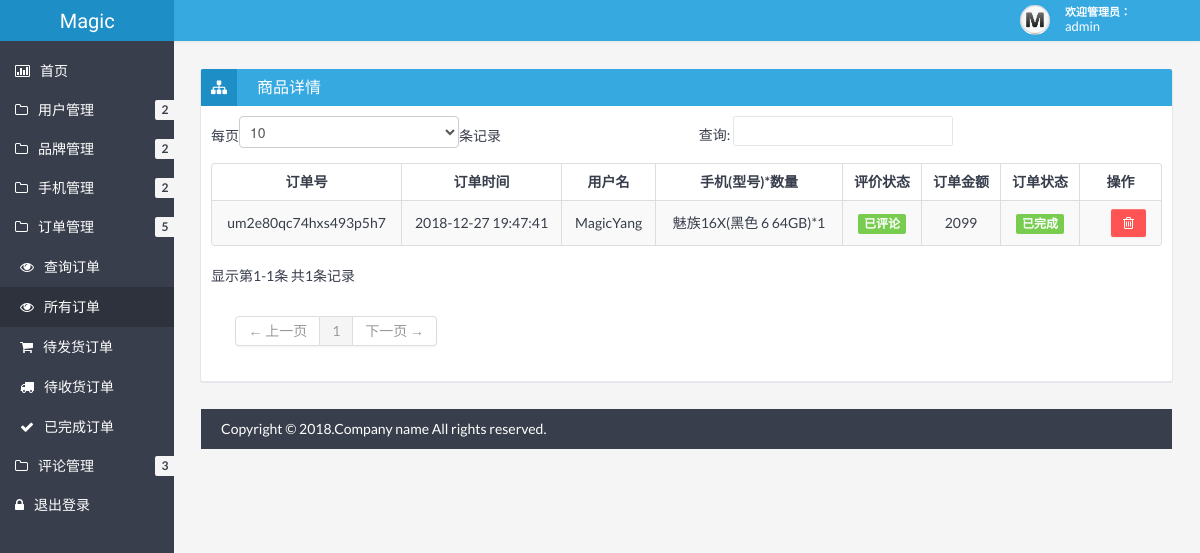
Page /admin/showOrder.php?method=check&state=3 (signed in) on the committed database.
### tables this page shows
CREATE TABLE `user` (
  `uid` int(11) NOT NULL AUTO_INCREMENT COMMENT '用户id',
  `uname` varchar(20) DEFAULT NULL COMMENT '用户名',
  `password` varchar(20) DEFAULT NULL COMMENT '密码',
  `phone` varchar(13) DEFAULT NULL COMMENT '手机号',
  `email` varchar(30) DEFAULT NULL COMMENT '邮箱',
  `state` tinyint(4) DEFAULT '1' COMMENT '状态',
  `level` tinyint(4) DEFAULT '0' COMMENT '权限',
  PRIMARY KEY (`uid`)
);

CREATE TABLE `orders` (
  `oid` varchar(20) NOT NULL COMMENT '订单号',
  `odate` datetime NOT NULL COMMENT '订单产生时间',
  `uid` int(11) NOT NULL COMMENT '用户id',
  `goodslist` mediumtext NOT NULL COMMENT '商品列表｛gid：商品id，gnum：购买商品数量｝',
  `state` tinyint(1) NOT NULL COMMENT '订单状态',
  `money` double NOT NULL COMMENT '订单总金额',
  `aid` int(11) DEFAULT NULL COMMENT '地址id',
  PRIMARY KEY (`oid`),
  KEY `uid` (`uid`),
  KEY `aid` (`aid`),
  CONSTRAINT `orders_ibfk_1` FOREIGN KEY (`uid`) REFERENCES `user` (`uid`),
  CONSTRAINT `orders_ibfk_2` FOREIGN KEY (`aid`) REFERENCES `address` (`aid`)
);

CREATE TABLE `goods` (
  `gid` int(11) NOT NULL AUTO_INCREMENT COMMENT '商品id',
  `gname` varchar(20) NOT NULL COMMENT '商品名称',
  `introduction` varchar(100) NOT NULL COMMENT '商品详情',
  `picture` varchar(100) NOT NULL DEFAULT '\\php\\admin\\img\\goods\\default.jpg' COMMENT '商品图片地址',
  `cid` int(11) NOT NULL COMMENT '商品类别',
  `type` mediumtext NOT NULL COMMENT '商品型号',
  PRIMARY KEY (`gid`)
);

### admin/checkLogin.php (called while the page is built, shortened)
<?php
	if(!isset($_SESSION["uid"])){
		echo '<script language="javascript">location.href="login.php"</script>';
	}else{
		$uid = $_SESSION['uid'];
    	$sql = 'select * from user where uid='.$uid;
    	$res = mysql_query($sql);
    	$row = mysql_fetch_array($res);
    	$username = $row['uname'];
	}
?>

### admin/showOrder.php (the view, shortened to what this page needs)
<?php
	include "checkLogin.php";
    $con = mysql_connect("118.89.24.240","php","123456");
    if(isset($_GET['method'])){
    	if($_GET['method']=="check"){
    		if($_GET['state']==3){
    		  $sql = 'select * from orders';
    		  $res = mysql_query($sql,$con);
    		}else{
    		  $sql = 'select * from orders where state='.$_GET['state'];
    		  $res = mysql_query($sql,$con);
    		}
    	}
    }
 ?>
<!DOCTYPE html>
<html lang="en">
<head>
	<link href="css/bootstrap.min.css" rel="stylesheet" />
	<link href="css/bootstrap-responsive.min.css" rel="stylesheet" />
	<link href="css/style.min.css" rel="stylesheet" />
	<link href="css/style-responsive.min.css" rel="stylesheet" />
	<link href="css/retina.css" rel="stylesheet" />
<meta http-equiv="Content-Type" content="text/html; charset=utf-8" /></head>
<body>
		<?php include "header.php" ?>
		<div class="container-fluid-full">
		<div class="row-fluid">
			<?php include "banner.php" ?>
			<div id="content" class="span10">
			<div class="row-fluid">
				<div class="box span12">
					<div class="box-header" data-original-title="">
						<h2><i class="icon-sitemap"></i><span class="break"></span>商品详情</h2>
					</div>
					<div class="box-content">
						<table class="table table-striped table-bordered bootstrap-datatable datatable">
						  <thead>
							  <tr>
							  	  <th style="text-align:center;">订单号</th>
							 	  <th style="text-align:center;">订单时间</th>
							  	  <th style="text-align:center;">用户名</th>
							  	  <th style="text-align:center;">手机(型号)*数量</th>
							  	  <th style="text-align:center;">评价状态</th>
								  <th style="text-align:center;">订单金额</th>
								  <th style="text-align:center;">订单状态</th>
								  <th style="text-align:center;">操作</th>
							  </tr>
						  </thead>
						  <tbody>
						  <?php
						  while ($row = mysql_fetch_assoc($res)){
						  	if($row['state']==0){
						  		$tip="label-important";
						  		$state="待发货";
						  	}else if($row['state']==1){
						  		$tip="label-warning";
						  		$state="待收货";
						  	}else{
						  		$tip="label-success";
						  		$state="已完成";
						  	}
							$json_url = $row['goodslist'];
							$goodslist = URLdecode($json_url);
						    $json_data = json_decode($goodslist);
							$item_num = count($json_data);
						    $order = array();
						    foreach((array)$json_data as $item){
						    	$sqls = 'select * from goods where gid = '.$item->gid;
						    	$ress = mysql_query($sqls);
						    	$rows = mysql_fetch_assoc($ress);
						    	if($item->check==0){
						    		$check = '已评论';
						    		$tip2 = 'label-success';
						    	}
						    	else{
						    		$check = '未评论';
						    		$tip2 = 'label-important';
						    	}
							    $goods = array(
							        'gname' => $rows['gname'],
							        'gnum' => $item->gnum,
							        'type' => $item->type,
							        'check' => $check,
							        'tip' => $tip2
						    	);
							    array_push($order,$goods);
							}
						  		$uid = $row['uid'];
								$sqls = 'select * from user where uid = '.$uid;
							    		$ress = mysql_query($sqls);
							    		$rows = mysql_fetch_assoc($ress);
							    $uname = $rows['uname'];
							    $oid = $row['oid'];
								$odate = $row['odate'];
								$money = $row['money'];
						  	echo '
							<tr>
								<td style="text-align:center;vertical-align:middle;" class="center">'.$oid.'</td>
								<td style="text-align:center;vertical-align:middle;" class="center">'.$odate.'</td>
								<td style="text-align:center;vertical-align:middle;" class="center">'.$uname.'</td>
								<td style="text-align:center;vertical-align:middle;" class="center">';
   							foreach($order as $k=>$goods){
   								if($goods["gname"])
						       		echo $goods["gname"]."(".$goods["type"].")*".$goods['gnum']."<br>";
						    }
							echo '
								</td>
								<td style="text-align:center;vertical-align:middle;" class="center">';
								for($i=0;$i<$item_num;$i++)
									echo '<span class="label '.$goods["tip"].'">'.$goods["check"].'</span><br>';
							echo '
								</td>
								<td style="text-align:center;vertical-align:middle;" class="center">'.$money.'</td>
								<td style="text-align:center;vertical-align:middle;" class="center">
									<span class="label '.$tip.'">'.$state.'</span>
								</td>
								<td style="text-align:center;vertical-align:middle;" class="center"> ';
							echo '
									</a>&nbsp;&nbsp;&nbsp;&nbsp;&nbsp;
									<a class="btn btn-danger" href="showOrder.php?method=del&oid='.$row['oid'].'&state='.$row['state'].'">
										<i class="icon-trash "></i>
									</a>
								</td>
							</tr>
							';
						}?>
						  </tbody>
					  </table>
					</div>
				</div>
			</div>
		<?php include "footer.php" ?>
	</div>
</body>
</html>

### admin/header.php
<?php
	echo '
	<div class="navbar">
		<div class="navbar-inner">
			<div class="container-fluid">
				<a class="btn btn-navbar" data-toggle="collapse" data-target=".top-nav.nav-collapse,.sidebar-nav.nav-collapse">
					<span class="icon-bar"></span>
					<span class="icon-bar"></span>
					<span class="icon-bar"></span>
				</a>
				<div class="row-fluid">
				<a class="brand span2" href="index.php"><span>Magic</span></a>
				</div>
				<div class="nav-no-collapse header-nav">
					<ul class="nav pull-right">
						<li class="dropdown">
							<a class="btn account dropdown-toggle" data-toggle="dropdown" href="#">
								<div class="avatar"><img src="/php/admin/img/avatar.jpg" alt="Avatar" /></div>
								<div class="user">
									<span class="hello">欢迎管理员：&nbsp;&nbsp;&nbsp;&nbsp;&nbsp;&nbsp;&nbsp;&nbsp;&nbsp;</span>
									<span class="name">'.$username.'</span>
								</div>
							</a>
							<ul class="dropdown-menu">
								<li class="dropdown-menu-title">
								</li>
								<li><a href="login.php?method=del"><i class="icon-off"></i> 退出登录</a></li>
							</ul>
						</li>
					</ul>
				</div>
			</div>
		</div>
	</div>
	';
 ?>

### admin/css/halflings.css (style rules this page uses)
html, html .halflings { -webkit-font-smoothing: antialiased !important; }

### rows in the picture
user: uname "admin"
orders: oid "um2e80qc74hxs493p5h7", odate "2018-12-27 19:47:41", uid.uname "MagicYang", check "已评论", money "2099", state "已完成"
goods: gname "魅族16X", type "黑色 6 64GB", gnum "1"
